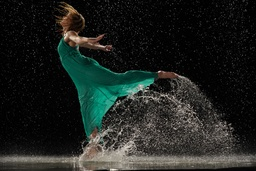
#> input picture DancingInWater.jpg, 256 x 171 px, shrunk from 3000 x 2000 before the run
$ python main.py
#> lines starting #> are read from the running program, lines starting #| are printed output that depends on the picture
### src/filters.py
def read_filter():
    with open("filter.txt", 'r') as f:
        arquivo = f.readlines()

    arquivo_split = []
    aux = [float(x) for x in arquivo[0].split()]
    arquivo_split.append(aux)
    arquivo_split.append([])

    if arquivo[1] == "box":
        size = int(arquivo_split[0][0] * arquivo_split[0][1])
        for i in range(size):
            arquivo_split[1].append(1/size)

    if arquivo[1] == "sobel":
        arquivo_split.append([])
        arquivo_split[1] = [-1, -2, -1, 0, 0, 0, 1, 2, 1]
        arquivo_split[2] = [-1, 0, 1, -2, 0, 2, -1, 0, 1]

    return arquivo_split


def my_filter(img):
    with open("filter.txt") as f:
        tipo = f.readlines()[1]

    pixel_map = img.load()
    copy_map = img.copy().load()

    width = img.width
    height = img.height

    filtro = read_filter()

    m = int(filtro[0][0])
    n = int(filtro[0][1])

    if m % 2 == 0:
        m += 1
    if n % 2 == 0:
        n += 1

    half_m = m//2
    half_n = n//2

    mini, maxi = get_min_max(img)

    for w in range(width):
        for h in range(height):
            r_total, g_total, b_total = [0, 0, 0]
            f_index = 0

            for filtro_x in range(max(0, w-half_m), min(width-1, w+half_m) + 1):
                for filtro_y in range(max(0, h-half_n), min(height-1, h+half_n) + 1):
                    r, g, b = copy_map[filtro_x, filtro_y]

                    r_total += r * filtro[1][f_index]
                    g_total += g * filtro[1][f_index]
                    b_total += b * filtro[1][f_index]

                    f_index += 1

            if tipo == "sobel":
                r_sobel, g_sobel, b_sobel = [0, 0, 0]
                f_index = 0

                for filtro_x in range(max(0, w-half_m), min(width-1, w+half_m) + 1):
                    for filtro_y in range(max(0, h-half_n), min(height-1, h+half_n) + 1):
                        r, g, b = copy_map[filtro_x, filtro_y]

                        r_sobel += r * filtro[2][f_index]
                        g_sobel += g * filtro[2][f_index]
                        b_sobel += b * filtro[2][f_index]

                        f_index += 1

                r_total = abs(r_total) + abs(r_sobel)
                g_total = abs(g_total) + abs(g_sobel)
                b_total = abs(b_total) + abs(b_sobel)

                r_total = ((r_total - mini[0]) / (maxi[0] - mini[0])) * 255
                g_total = ((g_total - mini[1]) / (maxi[1] - mini[1])) * 255
                b_total = ((b_total - mini[2]) / (maxi[2] - mini[2])) * 255

            pixel_map[w, h] = (int(r_total), int(g_total), int(b_total))


def get_min_max(img):
    pixel_map = img.load()

    width = img.width
    height = img.height

    mini = [255, 255, 255]
    maxi = [0, 0, 0]

    for w in range(width):
        for h in range(height):
            r, g, b = pixel_map[w, h]

            if r > maxi[0]:
                maxi[0] = r
            if r < mini[0]:
                mini[0] = r

            if g > maxi[1]:
                maxi[1] = g
            if g < mini[1]:
                mini[1] = g

            if b > maxi[2]:
                maxi[2] = b
            if b < mini[2]:
                mini[2] = b

    return [mini, maxi]

### main.py
from PIL import Image
from src.negative import *
from src.changeHUE import changeHUE
from src.filters import my_filter
import time


if __name__ == '__main__':
    img = Image.open("DancingInWater.jpg")
#> img is the input picture: PIL image 256x171 RGB; mean R, G, B 30.8, 35.3, 31.8
    img2 = Image.open("testpat.1k.color2.tif")
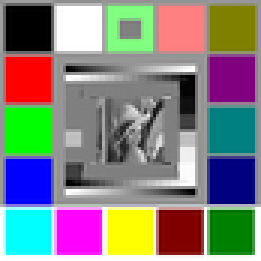
#> input picture testpat.1k.color2.tif, 87 x 87 px, shrunk from 1024 x 1024 before the run (shown 3 times larger)
#> img2 is the input picture: PIL image 87x87 RGB; mean R, G, B 130.6, 129.8, 126.8
    img3 = Image.open("Shapes.png")
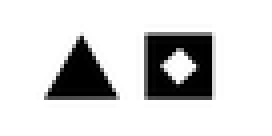
#> input picture Shapes.png, 68 x 34 px, shrunk from 800 x 400 before the run (shown 4 times larger)
#> img3 is the input picture: PIL image 68x34 RGB; min 0, max 255, mean 213.1

    start_timer = time.time()

    my_filter(img)
#> (reads filter.txt from the repository)
#> after the loop in get_min_max, `for w in range(width):`: maxi = [247, 241, 229]; mini = [0, 0, 0]
#> in my_filter, `mini, maxi = get_min_max(img)`: maxi = [247, 241, 229]
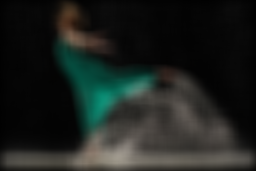
#> img: PIL image 256x171 RGB; mean R, G, B 29.4, 33.9, 30.6
    my_filter(img2)
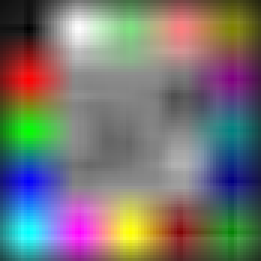
#> img2: PIL image 87x87 RGB (shown 3 times larger); mean R, G, B 118.1, 116.5, 114.4
    my_filter(img3)
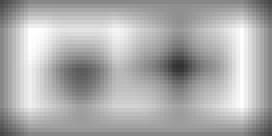
#> img3: PIL image 68x34 RGB (shown 4 times larger); min 50, max 254, mean 172.1

    end_timer = time.time()

    print(end_timer-start_timer)

    # [15 lines of commented-out code are left out]
